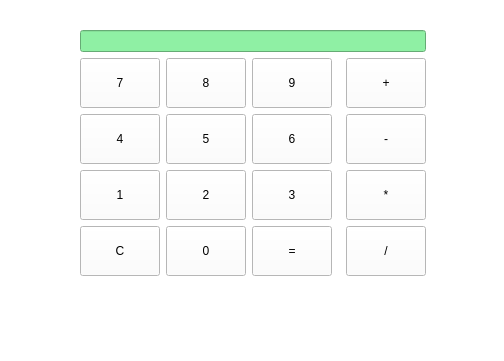
<?xml version="1.0" encoding="UTF-8"?>
<ui version="4.0">
 <class>CalculatriceV2</class>
 <widget class="QWidget" name="CalculatriceV2">
  <property name="geometry">
   <rect>
    <x>0</x>
    <y>0</y>
    <width>504</width>
    <height>361</height>
   </rect>
  </property>
  <property name="windowTitle">
   <string>CalculatriceV2</string>
  </property>
  <property name="styleSheet">
   <string notr="true">background-color: rgb(255, 255, 255);
color: rgb(0, 0, 0);</string>
  </property>
  <widget class="QWidget" name="layoutWidget">
   <property name="geometry">
    <rect>
     <x>80</x>
     <y>30</y>
     <width>346</width>
     <height>248</height>
    </rect>
   </property>
   <layout class="QGridLayout" name="gridLayout">
    <item row="3" column="1">
     <widget class="QPushButton" name="pushButton2">
      <property name="minimumSize">
       <size>
        <width>50</width>
        <height>50</height>
       </size>
      </property>
      <property name="text">
       <string>2</string>
      </property>
     </widget>
    </item>
    <item row="3" column="4">
     <widget class="QPushButton" name="pushButtonMultiplier">
      <property name="minimumSize">
       <size>
        <width>50</width>
        <height>50</height>
       </size>
      </property>
      <property name="text">
       <string>*</string>
      </property>
     </widget>
    </item>
    <item row="4" column="0">
     <widget class="QPushButton" name="pushButtonEffacer">
      <property name="minimumSize">
       <size>
        <width>50</width>
        <height>50</height>
       </size>
      </property>
      <property name="text">
       <string>C</string>
      </property>
     </widget>
    </item>
    <item row="2" column="0">
     <widget class="QPushButton" name="pushButton4">
      <property name="minimumSize">
       <size>
        <width>50</width>
        <height>50</height>
       </size>
      </property>
      <property name="text">
       <string>4</string>
      </property>
     </widget>
    </item>
    <item row="2" column="1">
     <widget class="QPushButton" name="pushButton5">
      <property name="minimumSize">
       <size>
        <width>50</width>
        <height>50</height>
       </size>
      </property>
      <property name="text">
       <string>5</string>
      </property>
     </widget>
    </item>
    <item row="4" column="2">
     <widget class="QPushButton" name="pushButtonEgal">
      <property name="minimumSize">
       <size>
        <width>50</width>
        <height>50</height>
       </size>
      </property>
      <property name="text">
       <string>=</string>
      </property>
     </widget>
    </item>
    <item row="3" column="0">
     <widget class="QPushButton" name="pushButton1">
      <property name="minimumSize">
       <size>
        <width>50</width>
        <height>50</height>
       </size>
      </property>
      <property name="text">
       <string>1</string>
      </property>
     </widget>
    </item>
    <item row="1" column="1">
     <widget class="QPushButton" name="pushButton8">
      <property name="minimumSize">
       <size>
        <width>50</width>
        <height>50</height>
       </size>
      </property>
      <property name="text">
       <string>8</string>
      </property>
     </widget>
    </item>
    <item row="2" column="2">
     <widget class="QPushButton" name="pushButton6">
      <property name="minimumSize">
       <size>
        <width>50</width>
        <height>50</height>
       </size>
      </property>
      <property name="text">
       <string>6</string>
      </property>
     </widget>
    </item>
    <item row="1" column="0">
     <widget class="QPushButton" name="pushButton7">
      <property name="minimumSize">
       <size>
        <width>50</width>
        <height>50</height>
       </size>
      </property>
      <property name="text">
       <string>7</string>
      </property>
     </widget>
    </item>
    <item row="4" column="4">
     <widget class="QPushButton" name="pushButtonDiviser">
      <property name="minimumSize">
       <size>
        <width>50</width>
        <height>50</height>
       </size>
      </property>
      <property name="text">
       <string>/</string>
      </property>
     </widget>
    </item>
    <item row="3" column="2">
     <widget class="QPushButton" name="pushButton3">
      <property name="minimumSize">
       <size>
        <width>50</width>
        <height>50</height>
       </size>
      </property>
      <property name="text">
       <string>3</string>
      </property>
     </widget>
    </item>
    <item row="4" column="1">
     <widget class="QPushButton" name="pushButton0">
      <property name="minimumSize">
       <size>
        <width>50</width>
        <height>50</height>
       </size>
      </property>
      <property name="text">
       <string>0</string>
      </property>
     </widget>
    </item>
    <item row="1" column="2">
     <widget class="QPushButton" name="pushButton9">
      <property name="minimumSize">
       <size>
        <width>50</width>
        <height>50</height>
       </size>
      </property>
      <property name="text">
       <string>9</string>
      </property>
     </widget>
    </item>
    <item row="0" column="0" colspan="5">
     <widget class="QLineEdit" name="lineEditAfficheur">
      <property name="styleSheet">
       <string notr="true">background-color:rgb(143,240,164);</string>
      </property>
      <property name="alignment">
       <set>Qt::AlignmentFlag::AlignRight|Qt::AlignmentFlag::AlignTrailing|Qt::AlignmentFlag::AlignVCenter</set>
      </property>
      <property name="readOnly">
       <bool>true</bool>
      </property>
     </widget>
    </item>
    <item row="2" column="4">
     <widget class="QPushButton" name="pushButtonSoustration">
      <property name="minimumSize">
       <size>
        <width>50</width>
        <height>50</height>
       </size>
      </property>
      <property name="text">
       <string>-</string>
      </property>
     </widget>
    </item>
    <item row="1" column="4">
     <widget class="QPushButton" name="pushButtonAdditionner">
      <property name="minimumSize">
       <size>
        <width>50</width>
        <height>50</height>
       </size>
      </property>
      <property name="text">
       <string>+</string>
      </property>
     </widget>
    </item>
   </layout>
  </widget>
 </widget>
 <resources/>
 <connections/>
</ui>
